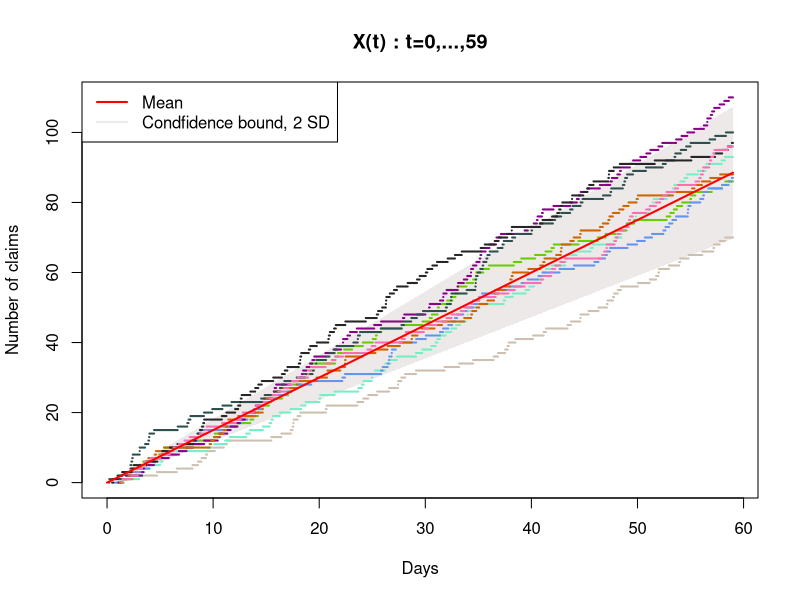

R code for this plot:

n1 = 1000 #total simulations to estimate P{X(t)<100}
n2 = 10 #simulations to plot
lambda = 1.5 #rate parameter
t = 59 #days until March 1st
mu = lambda*t

#part 1
#vector to store number of claims
Xt = vector('numeric',length = n1)

for (i in 1:n1){
  xt = rpois(1,lambda=mu) #number of claims is Poisson distributed
  Xt[i]=xt
   
}

#estimates P{X(59)>100} as proportion of simulations where Xt[i]>100
P = length(Xt[Xt>100])/n1
print(c("EstimatedP{X(59)>100}:",P))


#part 2
#plots 10 realizations of {X(t):t=0,...,59}
plot(NULL, NULL, xlim = c(0, t), ylim = c(0, 110), xlab = "Days", ylab = "Number of claims", main = "X(t) : t=0,...,59", lwd = 2)

x <- c(0, t)

#boundaries for confidence bound, 2 times standard deviation
sdplus <- c(0, mu+2*sqrt(mu))
sdminus <- c(0, mu-2*sqrt(mu))
polygon(c(x, rev(x)), c(sdminus, rev(sdplus)), col = "snow2", border = NA)


colors = c('antiquewhite3','aquamarine2','chartreuse3','cornflowerblue','darkmagenta','darkorange3','darkslategray','gray15','hotpink1')

for (j in 1:n2){
  xt <- rpois(1,lambda = mu) 
  W <- sort(runif(n = xt, min = 0, max = t)) #waiting times are uniformly distributed, sorted in ascending order
  x_val <- c(0:xt, xt) 
  
  for (k in 1:(xt-1)){
    lines(W[k:(k+1)], rep(x_val[k],2), col = colors[j], lwd = 2)
  }
  lines(c(W[xt], t),rep(x_val[xt],2), col = colors[j], lwd = 2)
}


#mean and legend
lines(x, c(0, mu), col = "red", lwd = 2)
legend('topleft', col = c("red", "snow2"), legend = c("Mean", "Condfidence bound, 2 SD"), lwd = 2) 

